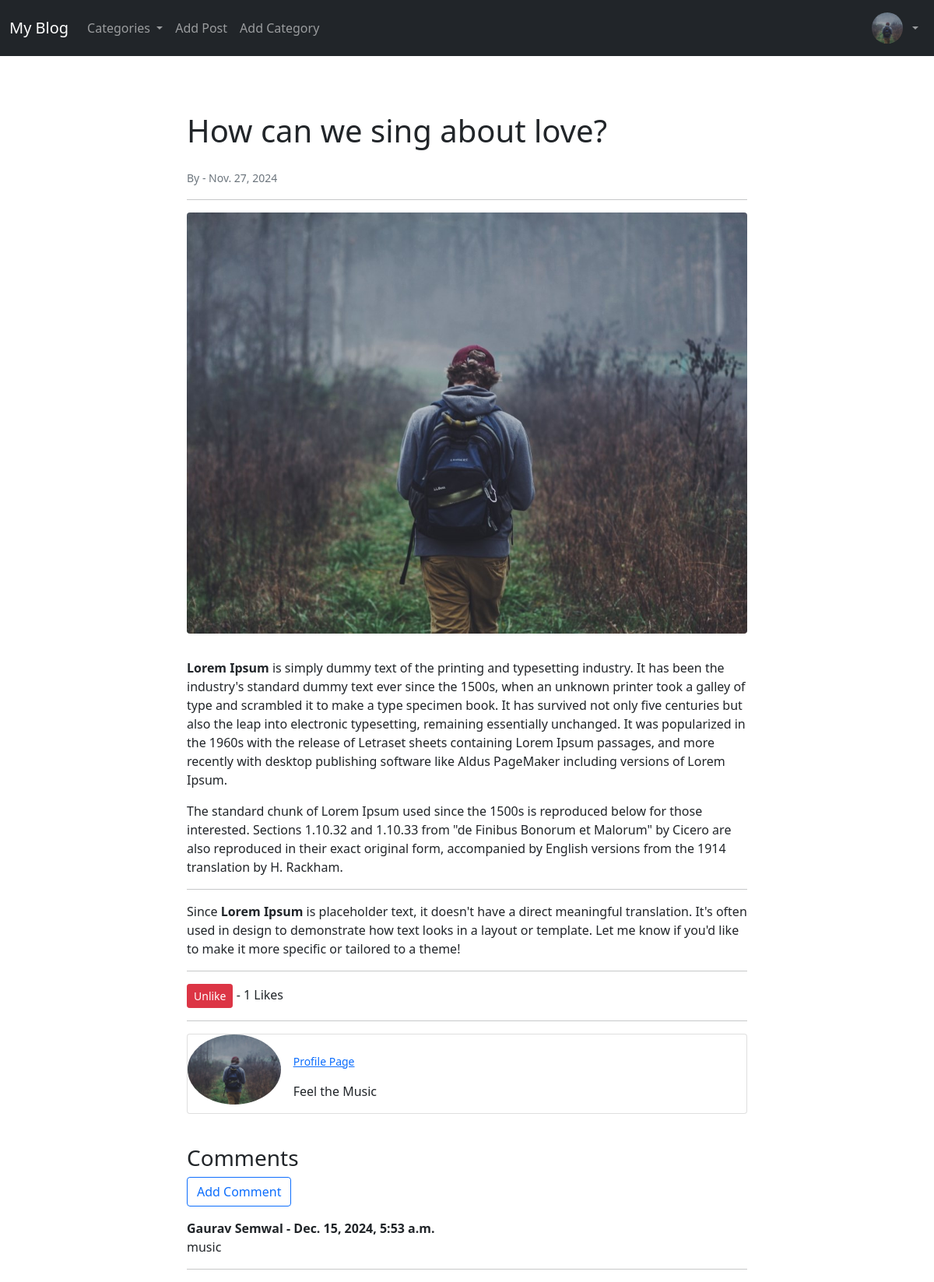
/article/1 (signed in), run on the app's committed database.
### blog/models.py (models this page shows, shortened)
class Profile(models.Model):
    user = models.OneToOneField(User, null=True, on_delete=models.CASCADE)
    bio = models.TextField()
    profile_pic = models.ImageField(null=True, blank=True, upload_to="images/profile/")
    website_url = models.CharField(max_length=255, null=True, blank=True)
    facebook_url = models.CharField(max_length=255, null=True, blank=True)
    twitter_url = models.CharField(max_length=255, null=True, blank=True)
    instagram_url = models.CharField(max_length=255, null=True, blank=True)
    pinterest_url = models.CharField(max_length=255, null=True, blank=True)

class Post(models.Model):
    title = models.CharField(max_length=255)
    header_image = models.ImageField(null=True, blank=True, upload_to="images/")
    title_tag = models.CharField(max_length=255)
    author = models.ForeignKey(User, on_delete=models.CASCADE)
    body = RichTextField(blank=True, null=True)
    post_date = models.DateField(auto_now_add=True)
    category = models.CharField(max_length=255, default='coding')
    snippet = models.CharField(max_length=255)
    likes = models.ManyToManyField(User, related_name='blog_posts')
    def total_likes(self):
        return self.likes.count()

class Comment(models.Model):
    post = models.ForeignKey(Post, related_name="comments", on_delete=models.CASCADE)
    name = models.CharField(max_length=255)
    body = models.TextField()
    date_added = models.DateTimeField(auto_now_add=True)

### blog/views.py (the view)
# urls.py: path('article/<int:pk>', views.article_detail_view, name="article-detail"),
def article_detail_view(request, pk):
    post = get_object_or_404(Post, id=pk)
    cat_menu = Category.objects.all()
    total_likes = post.total_likes()
    liked = False
    if post.likes.filter(id=request.user.id).exists():
        liked = True
    context = {
        'post': post,
        'cat_menu': cat_menu,
        'total_likes': total_likes,
        'liked': liked,
    }
    return render(request, 'article_details.html', context)

### blog/context_processors.py (called while the page is built)
def category_list(request):
    cat_menu_list = Category.objects.all()
    return {'cat_menu_list': cat_menu_list}

### blog/templates/article_details.html (shortened to what this page needs)
{% extends 'base.html' %}
{% load static %}
{% block content %}
<div class="container mt-5">
    <div class="row">
        <div class="col-md-8 offset-md-2">
            <h1 class="mb-4">{{ post.title }}</h1>
            <small class="text-muted">
                By {{ post.author.first_name }} {{ post.author.last_name }} -
                {{ post.post_date }}
            </small>
            <hr>
            {% if post.header_image %}
                <img src="{{ post.header_image.url }}" class="img-fluid rounded mb-3" alt="{{ post.title }}">
            {% endif %}
            <div class="post-body">
                <p>{{ post.body|safe }}</p>
            </div>
            <hr>
            <div class="like-section">
                <form action="{% url 'like_post' post.pk %}" method="POST">
                    {% if user.is_authenticated %}
                        {% if liked %}
                            <button type="submit" name="post_id" value="{{ post.id }}" class="btn btn-danger btn-sm">
                                Unlike
                            </button>
                        {% else %}
                            <button type="submit" name="post_id" value="{{ post.id }}" class="btn btn-primary btn-sm">
                                Like
                            </button>
                        {% endif %}
                    {% else %}
                        <small><a href="{% url 'login' %}">Login</a> to like</small>
                    {% endif %}
                    - {{ total_likes }} Likes
                </form>
            </div>
            <hr>
            <div class="author-info card mb-3">
                <div class="row g-0">
                    <div class="col-md-2">
                        {% if post.author.profile.profile_pic %}
                            <img src="{{ post.author.profile.profile_pic.url }}" class="img-fluid rounded-circle" alt="Profile picture">
                        {% else %}
                            <img src="{% static 'blog/images/default_profile_pic.png' %}" class="img-fluid rounded-circle" alt="Default profile picture">
                        {% endif %}
                    </div>
                    <div class="col-md-10">
                        <div class="card-body">
                            <p class="small text-muted">
                                {% if post.author.profile and post.author.profile.id %}
                                    <a href="{% url 'show_profile_page' post.author.profile.id %}">Profile Page</a>
                                {% endif %}
                            </p>
                            <p class="card-text">{{ post.author.profile.bio }}</p>
                        </div>
                    </div>
                </div>
            </div>
            <br>
            <h3>Comments</h3>
            {% if not post.comments.all %}
                <p>No Comments Yet... <a href="{% url 'add_comment' post.pk %}">Add One</a></p>
            {% else %}
                <a href="{% url 'add_comment' post.pk %}" class="btn btn-outline-primary mb-3">Add Comment</a>
                <div class="comments-section">
                    {% for comment in post.comments.all %}
                        <div class="comment">
                            <strong>{{ comment.name }} - {{ comment.date_added }}</strong>
                            <p>{{ comment.body }}</p>
                            <hr>
                        </div>
                    {% endfor %}
                </div>
            {% endif %}
        </div>
    </div>
</div>
{% endblock %}

### blog/templates/base.html (shortened to what this page needs)
{% load static %}
<!doctype html>
<html lang="en">
  <head>
    <link href="https://cdn.jsdelivr.net/npm/bootstrap@5.1.0/dist/css/bootstrap.min.css" rel="stylesheet">
  </head>
  <body>
    <nav class="navbar navbar-expand-lg navbar-dark bg-dark">
  <div class="container-fluid">
    <a class="navbar-brand" href="{% url 'home' %}">My Blog</a>
    <div class="collapse navbar-collapse" id="navbarSupportedContent">
      <ul class="navbar-nav me-auto mb-2 mb-lg-0">
      <li class="nav-item dropdown">
        <a class="nav-link dropdown-toggle" href="#" id="navbarDropdown" role="button" data-bs-toggle="dropdown" aria-expanded="false">
          Categories
        </a>
    </li>
          {% if user.is_authenticated %}
              <li class="nav-item">
                  <a class="nav-link" href="{% url 'add_post' %}">Add Post</a>
              </li>
              <li class="nav-item">
                  <a class="nav-link" href="{% url 'add_category' %}">Add Category</a>
              </li>
          {% endif %}
      </ul>
      {% if user.is_authenticated %}
      <ul class="navbar-nav ml-auto">
          <li class="nav-item dropdown">
              <a class="nav-link dropdown-toggle d-flex align-items-center" href="#" id="navbarDropdown" role="button" data-bs-toggle="dropdown" aria-expanded="false">
                  {% if user.profile.profile_pic %}
                      <img src="{{ user.profile.profile_pic.url }}" alt="Profile" class="rounded-circle" style="width: 40px; height: 40px; object-fit: cover;">
                  {% else %}
                      <img src="{% static 'blog/images/default_profile.png' %}" alt="Profile" class="rounded-circle" style="width: 40px; height: 40px; object-fit: cover;">
                  {% endif %}
              </a>
          </li>
      </ul>
  {% endif %}
    </div>
  </div>
</nav>
    <br/>
    <div class="container">
    {% block content %}
    {% endblock %}
    </div>
  </body>
</html>

### data on the page
Post: title "How can we sing about love?", post_date "Nov. 27, 2024", header_image (picture), body "Lorem Ipsum is simply dummy text of the printing and typesetting industry. It has been the industry's standard dummy text ever since the 1500s, when an unknown printer took a galley of type and scrambled it to make a type specimen book. It has survived not only five centuries but also the leap into electronic typesetting, remaining essentially unchanged. It was popularized in the 1960s with the release of Letraset sheets containing Lorem Ipsum passages, and more recently with desktop publishing software like Aldus PageMaker including versions of Lorem Ipsum. The standard chunk of Lorem Ipsum used since the 1500s is reproduced below for those interested. Sections 1.10.32 and 1.10.33 from \"de…", author.profile.profile_pic (picture), author.profile.bio "Feel the Music"
Comment: name "Gaurav Semwal", date_added "Dec. 15, 2024, 5:53 a.m.", body "music"

### other printed values
{{ total_likes }} "1"
